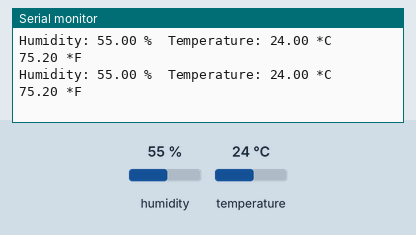
Simulated run of this sketch. Board: Arduino Uno, built with avr-gcc and run on an emulated ATmega328P. On the bench: the last lines printed to the serial monitor. The inputs (shaded band) are chosen by the test bench; at power-on: humidity 55 %, temperature 24 °C.

Above: at 4.8 s.
4.9 s: humidity set to 22 %
At 6.7 s:
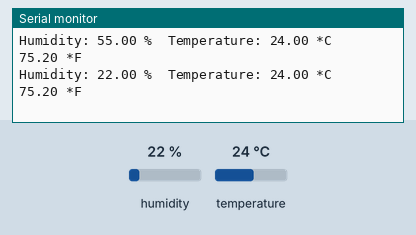
7.9 s: temperature set to 12 °C
At 8.5 s:
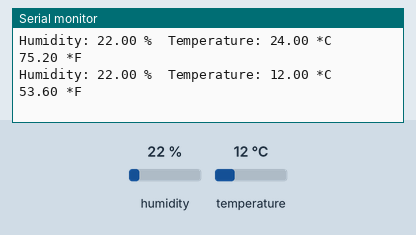
10.9 s: humidity set to 40 %
At 13.2 s:
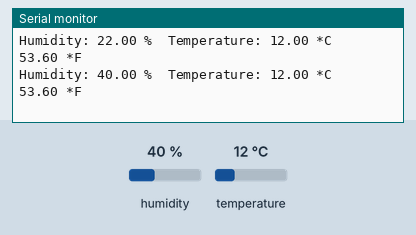
Timing chart, 0 to 14.7 s (numbered marks = the images above; inputs shaded):
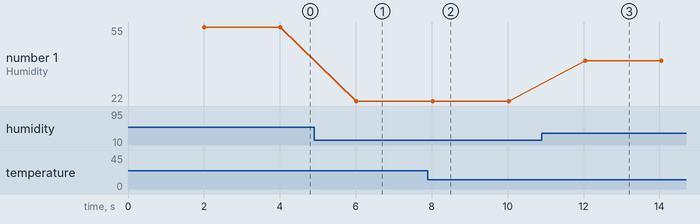

Measured:
- after the input at 4.9 s, the serial monitor: prints a new line after 1.1 s (image 1)
- after the input at 7.9 s, the serial monitor: prints a new line after 0.13 s (image 2)
- after the input at 10.9 s, the serial monitor: prints a new line after 1.1 s (image 3)
- plotted number 1: 55 → 22 after the input at 4.9 s, 22 → 40 after the input at 10.9 s

The sketch:

dhtTest.ino.ino
```cpp
#include "DHT.h"

#define DHTPIN 13     // what pin we're connected to
#define DHTTYPE DHT22   // DHT 22  (AM2302)

int maxHum = 0;
int maxTemp = 0;

DHT dht(DHTPIN, DHTTYPE);

void setup()
{
  Serial.begin(9600);
  dht.begin();
}

void loop()
{
  // Wait a few seconds between measurements.
  delay(2000);

  // Reading temperature or humidity takes about 250 milliseconds!
  // Sensor readings may also be up to 2 seconds 'old' (its a very slow sensor)
  float h = dht.readHumidity();

  // Read temperature as Celsius
  float tc = dht.readTemperature();

  // Convert to F
  float tf= tc*(int(9)/double(5))+32;

  // Check if any reads failed and exit early (to try again).
  if (isnan(h) || isnan(tc))
  {
    Serial.println("Failed to read from DHT sensor!");
    return;
  }


  Serial.print("Humidity: ");
  Serial.print(h);
  Serial.print(" %\t");
  Serial.print("Temperature: ");
  Serial.print(tc);
  Serial.print(" *C \t");
  Serial.print(tf);
  Serial.println(" *F ");

}
```
